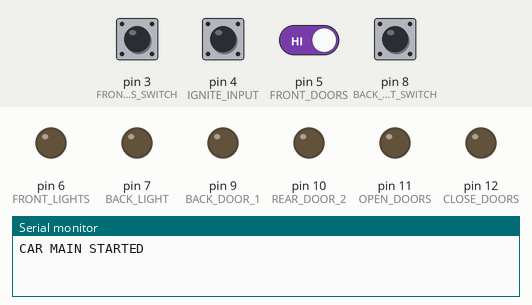
Simulated run of this sketch. Board: Arduino Uno, built with avr-gcc and run on an emulated ATmega328P. Shown: output pins drawn as LEDs (lit = HIGH), the last lines printed to the serial monitor. Dashed ring = blinking. The test bench sets the inputs (shaded band); at power-on: pin 3 (FRONT_LIGHTS_SWITCH), pin 4 (IGNITE_INPUT), pin 5 (FRONT_DOORS), pin 8 (BACK_LIGHT_SWITCH) HIGH.

Above: at 1.2 s.
1.3 s: pin 3 (FRONT_LIGHTS_SWITCH) pulled LOW for 1 s
At 1.45 s:
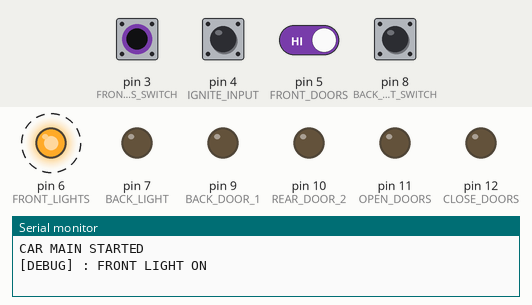
3.8 s: pin 5 (FRONT_DOORS) driven LOW
At 5.0 s:
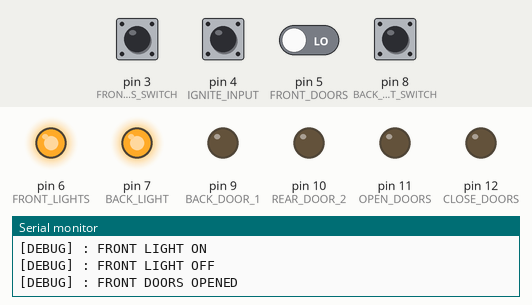
5.3 s: pin 3 (FRONT_LIGHTS_SWITCH) pulled LOW for 0.15 s
At 6.3 s:
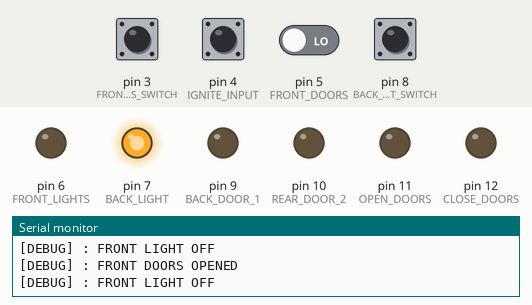
8.5 s: pin 8 (BACK_LIGHT_SWITCH) pulled LOW for 0.15 s
At 9.7 s:
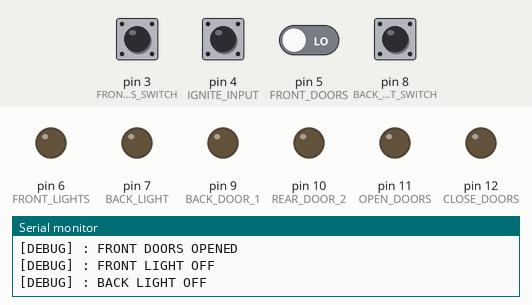
10.1 s: pin 8 (BACK_LIGHT_SWITCH) pulled LOW for 1 s
At 10.25 s:
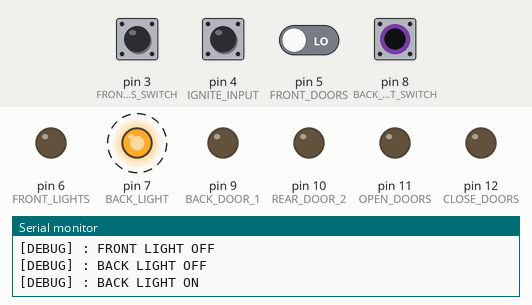
Timing chart, 0 to 13.1 s (numbered marks = the images above; inputs shaded):
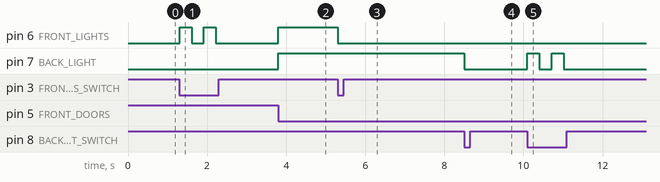

Measured:
- after the input at 1.3 s, pin 6 (FRONT_LIGHTS): alternates HIGH for 0.31 s and LOW for 0.31 s, 4 changes in all, then stays LOW, starting at once
- after the input at 3.8 s, pin 6 (FRONT_LIGHTS), pin 7 (BACK_LIGHT): LOW → HIGH at once
- after the input at 5.3 s, pin 6 (FRONT_LIGHTS): HIGH → LOW at once
- after the input at 8.5 s, pin 7 (BACK_LIGHT): HIGH → LOW at once
- after the input at 10.1 s, pin 7 (BACK_LIGHT): alternates HIGH for 0.31 s and LOW for 0.31 s, 4 changes in all, then stays LOW, starting at once

The sketch:

car_main.ino
```cpp
#include <RCSwitch.h>

RCSwitch mySwitch = RCSwitch();

// CONSTANTS
const bool debug = true;

const bool LIGHT_SWITCHES_STATELESS = true;

const long OPEN_DOORS_MESSAGES[] = {16630658, 8346754, 7674210, 7685618};
const long CLOSE_DOORS_MESSAGES[] = {16630664, 8346760, 7674209, 7685617};
const long OPEN_BACK_DOOR_MESSAGES[] = {7674212, 7685620};
const int REMOTE_CONTROL_PROTOCOL = 1;

const int OPENED = 1;
const int CLOSED = 2;

const int ON = 3;
const int OFF = 4;

// DELAYS
const int DOORS_COMMAND_DELAY = 200;
const int COMMAND_SPACER_DELAY = 300;

const int WAIT = 5;

// INPUTS 2, 3, 4, 5, 8
const int IGNITE_INPUT = 4;
const int FRONT_DOORS = 5;
const int FRONT_LIGHTS_SWITCH = 3;
const int BACK_LIGHT_SWITCH = 8;

// 433 RADIO
const int RADIO_DATA = 2;

// OUTPUTS
const int OPEN_DOORS = 11;
const int CLOSE_DOORS = 12;
const int FRONT_LIGHTS = 6;
const int BACK_LIGHT = 7;
const int BACK_DOOR_1 = 9;
const int REAR_DOOR_2 = 10;

// RADIO 2
// FRONT SWITCH TEST 3
// IGNITE TEST 4
// DOORS TESTS 5
// FRONT LIGHT RELAY 6
// BACK LIGHT RELAY 7
// BACK SWITCH TEST 8
// BACK DOOR NR1 9
// BACK DOOR NR2 10
// OPEN DOORS 11
// CLOSE DOORS 12

// STATES
int igniteState = OFF;
int frontDoorsState = CLOSED;

int frontLightState = OFF;
int backLightState = OFF;

void setup() {
// INPUTS SETUP
   pinMode(IGNITE_INPUT, INPUT);
   pinMode(FRONT_DOORS, INPUT);
   pinMode(FRONT_LIGHTS_SWITCH, INPUT);
   pinMode(BACK_LIGHT_SWITCH, INPUT);

// Turn on pull up resistors
   digitalWrite(IGNITE_INPUT, HIGH);
   digitalWrite(FRONT_DOORS, HIGH);
   digitalWrite(FRONT_LIGHTS_SWITCH, HIGH);
   digitalWrite(BACK_LIGHT_SWITCH, HIGH);

// OUTPUTS SETUP
   pinMode(OPEN_DOORS, OUTPUT);
   pinMode(CLOSE_DOORS, OUTPUT);
   pinMode(FRONT_LIGHTS, OUTPUT);
   pinMode(BACK_LIGHT, OUTPUT);
   pinMode(BACK_DOOR_1, OUTPUT);
   pinMode(REAR_DOOR_2, OUTPUT);


   digitalWrite(OPEN_DOORS, LOW);
   digitalWrite(CLOSE_DOORS, LOW);
   digitalWrite(FRONT_LIGHTS, LOW);
   digitalWrite(BACK_LIGHT, LOW);
   digitalWrite(BACK_DOOR_1, LOW);
   digitalWrite(REAR_DOOR_2, LOW);

   mySwitch.enableReceive(0);

   Serial.begin(9600);
   Serial.println("CAR MAIN STARTED");
}

void loop() {
  readIgniteState();
  readDoorsStates();
  readLightSwitches();

  if (mySwitch.available()) {
debugPrint("Message available");
    long value = mySwitch.getReceivedValue();
    int protocol = mySwitch.getReceivedProtocol();
    int bitLength = mySwitch.getReceivedBitlength();
//    if (protocol == remoteControlProtocol && bitLength == remoteControlBitLength) {
    if (protocol == REMOTE_CONTROL_PROTOCOL) {
       if (isRemoteOpen(value)) {
        debugPrint("Remote open detected");
        openDoors();
       } else if (isRemoteClose(value)) {
        debugPrint("Remote close detected");
        closeDoors();
       } else if (isRemoteBackDoor(value)) {
        openBackDoor();
       } else {
        debugPrint("Unknown command");
       }
    }
    if (debug) {
      Serial.print( mySwitch.getReceivedValue() );
      Serial.print(" / ");
      Serial.print( mySwitch.getReceivedBitlength() );
      Serial.print("bit ");
      Serial.print("Protocol: ");
      Serial.println( mySwitch.getReceivedProtocol() );
    }

    mySwitch.resetAvailable();
  }

  delay(WAIT);
}

void debugPrint(String msg) {
  if (debug) {
    Serial.println("[DEBUG] : " + msg);
  }
}

void openDoors() {
   if (isIgniteOn()) {
    debugPrint("Do not open doors once ignite is on");
    return;
   }
   debugPrint("OPEN DOORS");
   digitalWrite(OPEN_DOORS, HIGH);
   delay(DOORS_COMMAND_DELAY);
   digitalWrite(OPEN_DOORS, LOW);
   frontLightState = ON;
   backLightState = ON;

   turnOnFrontLight();
   turnOnBackLight();
   delay(COMMAND_SPACER_DELAY);
}

void closeDoors() {
   if (isIgniteOn()) {
    debugPrint("Do not close doors once ignite is on");
    return;
   }
   if (isDoorOpened()) {
    debugPrint("Do not close doors once doors are opened");
    return;
   }
   debugPrint("CLOSE DOORS");
   digitalWrite(CLOSE_DOORS, HIGH);
   delay(DOORS_COMMAND_DELAY);
   digitalWrite(CLOSE_DOORS, LOW);
   frontLightState = OFF;
   backLightState = OFF;

   turnOffFrontLight();
   turnOffBackLight();
   delay(COMMAND_SPACER_DELAY);
}

void openBackDoor() {
   if (isIgniteOn()) {
    debugPrint("Do not open back door once ignite is on");
    return;
   }
   debugPrint("OPEN BACK DOOR");
   backLightState = ON;
   turnOnBackLight();
   delay(COMMAND_SPACER_DELAY);
}

bool isIgniteOn() {
  return igniteState == ON;
}

void turnOnFrontLight() {
  digitalWrite(FRONT_LIGHTS, HIGH);
}

void turnOffFrontLight() {
  digitalWrite(FRONT_LIGHTS, LOW);
}

void turnOnBackLight() {
  digitalWrite(BACK_LIGHT, HIGH);
}

void turnOffBackLight() {
  digitalWrite(BACK_LIGHT, LOW);
}

bool readLightSwitches() {
  bool result = false;

  int frontLightValue = digitalRead(FRONT_LIGHTS_SWITCH);
  int backLightValue = digitalRead(BACK_LIGHT_SWITCH);

  if (frontLightValue == LOW) {
    if (LIGHT_SWITCHES_STATELESS) {
      result = true;
      if (frontLightState == ON) {
        frontLightState = OFF;
        turnOffFrontLight();
        debugPrint("FRONT LIGHT OFF");
      } else {
        frontLightState = ON;
        turnOnFrontLight();
        debugPrint("FRONT LIGHT ON");
      }
    } else {
      if (frontLightState == OFF) {
        frontLightState = ON;
        turnOnFrontLight();
        result = true;
        debugPrint("FRONT LIGHT ON");
      }
    }
  } else {
    if (LIGHT_SWITCHES_STATELESS) {
      // Nothing to do here
    } else {
      if (frontLightState == ON) {
        frontLightState = OFF;
        turnOffFrontLight();
        result = true;
        debugPrint("FRONT LIGHT OFF");
      }
    }
  }

  if (backLightValue == LOW) {
    if (LIGHT_SWITCHES_STATELESS) {
      result = true;
      if (backLightState == ON) {
        backLightState = OFF;
        turnOffBackLight();
        debugPrint("BACK LIGHT OFF");
      } else {
        backLightState = ON;
        turnOnBackLight();
        debugPrint("BACK LIGHT ON");
      }
    } else {
      if (backLightState == OFF) {
        backLightState = ON;
        turnOnBackLight();
        result = true;
        debugPrint("BACK LIGHT ON");
      }
    }
  } else {
    if (LIGHT_SWITCHES_STATELESS) {
      // Nothing to do here
    } else {
      if (backLightState == ON) {
        backLightState = OFF;
        turnOffBackLight();
        result = true;
        debugPrint("BACK LIGHT OFF");
      }
    }
  }

  if (result) {
    delay(COMMAND_SPACER_DELAY);
  }

  return result;
}

bool readIgniteState() {
  bool result = false;
  int igniteValue = digitalRead(IGNITE_INPUT);

  if (igniteValue == LOW) {
    if (igniteState == OFF) {
      if (!isDoorOpened()) {
        frontLightState = OFF;
        backLightState = OFF;
        turnOffFrontLight();
        turnOffBackLight();
      }
      igniteState = ON;
      result = true;
      debugPrint("IGNITE ON");
    }
  } else {
    if (igniteState == ON) {
      igniteState = OFF;
      result = true;
      debugPrint("IGNITE OFF");
    }
  }
  return result;
}

bool readDoorsStates() {
  bool result = false;
  int frontDoorsValue = digitalRead(FRONT_DOORS);

  if (frontDoorsValue == LOW) {
    if (frontDoorsState == CLOSED) {
      frontLightState = ON;
      backLightState = ON;

      turnOnFrontLight();
      turnOnBackLight();

      frontDoorsState = OPENED;
      result = true;
      debugPrint("FRONT DOORS OPENED");
    }
  } else {
    if (frontDoorsState == OPENED) {
      frontLightState = OFF;
      backLightState = OFF;

      turnOffFrontLight();
      turnOffBackLight();

      frontDoorsState = CLOSED;
      result = true;
      debugPrint("FRONT DOORS CLOSED");
    }
  }

  return result;
}

bool isDoorOpened() {
  if (frontDoorsState == OPENED) {
    return true;
  }
  return false;
}

bool isRemoteOpen(long test) {
  for (int i=0; i<sizeof OPEN_DOORS_MESSAGES/sizeof OPEN_DOORS_MESSAGES[0]; i++) {
    if (OPEN_DOORS_MESSAGES[i] == test) {
      return true;
    }
  }
  return false;
}

bool isRemoteClose(long test) {
  for (int i=0; i<sizeof CLOSE_DOORS_MESSAGES/sizeof CLOSE_DOORS_MESSAGES[0]; i++) {
    if (CLOSE_DOORS_MESSAGES[i] == test) {
      return true;
    }
  }
  return false;
}

bool isRemoteBackDoor(long test) {
  for (int i=0; i<sizeof OPEN_BACK_DOOR_MESSAGES/sizeof OPEN_BACK_DOOR_MESSAGES[0]; i++) {
    if (OPEN_BACK_DOOR_MESSAGES[i] == test) {
      return true;
    }
  }
  return false;
}
```
